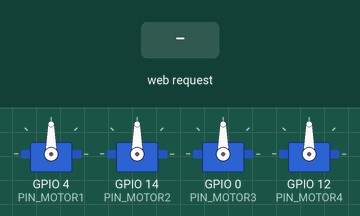
Simulated run of this sketch. Board: ESP8266 (NodeMCU). Parts: 4 × servo. The test bench sets the inputs (shaded band). WiFi joins after 1.5 s; servers stay silent unless stated; what the sketch prints to the serial monitor is not drawn.

Above: at 4.7 s.
4.8 s: HTTP request GET /direction?dir=avant received
At 5.7 s:
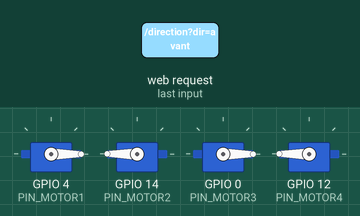
6.3 s: HTTP request GET /moteur1 received
At 6.9 s:
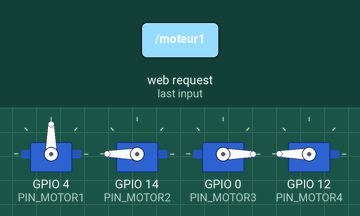
7.8 s: HTTP request GET /moteur2 received
At 9.0 s:
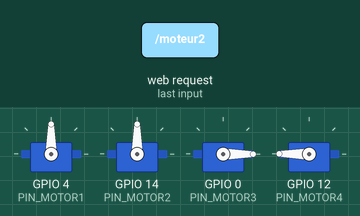
9.3 s: HTTP request GET /moteur3 received
At 10.4 s:
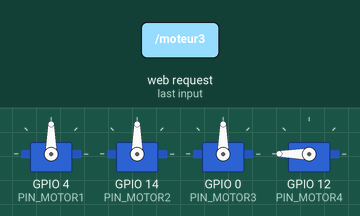
10.8 s: HTTP request GET /direction?dir=arriere received
At 11.5 s:
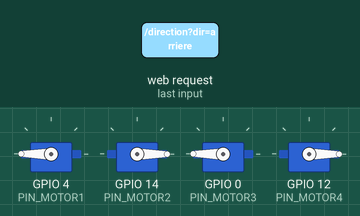
12.3 s: HTTP request GET /moteur4 received
At 12.7 s:
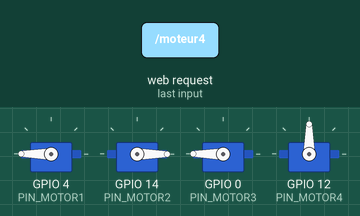
Timing chart, 0 to 14.8 s (numbered marks = the images above; inputs shaded):
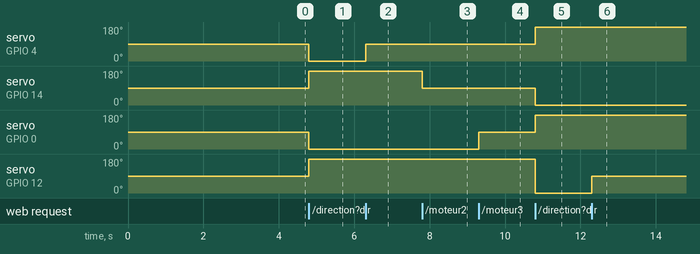

Measured:
- after the input at 4.8 s, servo on GPIO 4 (PIN_MOTOR1), servo on GPIO 0 (PIN_MOTOR3): 90° → 0° at once; servo on GPIO 14 (PIN_MOTOR2), servo on GPIO 12 (PIN_MOTOR4): 90° → 180° at once
- after the input at 6.3 s, servo on GPIO 4 (PIN_MOTOR1): 0° → 90° at once
- after the input at 7.8 s, servo on GPIO 14 (PIN_MOTOR2): 180° → 90° at once
- after the input at 9.3 s, servo on GPIO 0 (PIN_MOTOR3): 0° → 90° at once
- after the input at 10.8 s, servo on GPIO 4 (PIN_MOTOR1), servo on GPIO 0 (PIN_MOTOR3): 90° → 180° at once; servo on GPIO 14 (PIN_MOTOR2): 90° → 0° at once; servo on GPIO 12 (PIN_MOTOR4): 180° → 0° at once
- after the input at 12.3 s, servo on GPIO 12 (PIN_MOTOR4): 0° → 90° at once

The sketch:

sketch_sep29b.ino
```cpp
#include <ESP8266WiFi.h>
#include <ESP8266WebServer.h>
#include <ESP8266mDNS.h>
#include <Servo.h>

// Identifiants Wi-Fi
const char* ssid = "Habitant@KM0";
const char* password = "colloque2";
const char* mdnsName = "matteolecar";

//4 av droit
//0 arr droit
//12 arr gauche
//14 av gauche

// Définition des pins moteurs
#define PIN_MOTOR1 4 // D2 / GPIO4 //avant droit
#define PIN_MOTOR2 14 // D1 / GPIO5
#define PIN_MOTOR3 0
#define PIN_MOTOR4 12

Servo motor1;
Servo motor2;
Servo motor3;
Servo motor4;

ESP8266WebServer server(80);

// Fonctions de contrôle moteur
void handleMotor1() {
  String cmd = server.arg("cmd");
  if (cmd == "avant") motor1.write(0); // FS90R sens horaire
  else if (cmd == "arriere") motor1.write(180); // sens antihoraire
  else motor1.write(90); // stop
  server.send(200, "text/plain", "Moteur 1 : " + cmd);
}

void handleMotor2() {
  String cmd = server.arg("cmd");
  if (cmd == "avant") motor2.write(180);
  else if (cmd == "arriere") motor2.write(0);
  else motor2.write(90);
  server.send(200, "text/plain", "Moteur 2 : " + cmd);
}

void handleMotor3() {
  String cmd = server.arg("cmd");
  if (cmd == "avant") motor3.write(0);
  else if (cmd == "arriere") motor3.write(180);
  else motor3.write(90);
  server.send(200, "text/plain", "Moteur 3 : " + cmd);
}

void handleMotor4() {
  String cmd = server.arg("cmd");
  if (cmd == "avant") motor4.write(180);
  else if (cmd == "arriere") motor4.write(0);
  else motor4.write(90);
  server.send(200, "text/plain", "Moteur 4 : " + cmd);
}

// Fonction pour contrôler tous les moteurs ensemble
void handleDirection() {
  String dir = server.arg("dir");

  if (dir == "avant") {
    // Tous les moteurs en avant
    motor1.write(0);
    motor2.write(180);
    motor3.write(0);
    motor4.write(180);
  }
  else if (dir == "arriere") {
    // Tous les moteurs en arrière
    motor1.write(180);
    motor2.write(0);
    motor3.write(180);
    motor4.write(0);
  }
  else if (dir == "gauche") {
    // Tourner à gauche sur place: moteurs droits en avant, moteurs gauches en arrière
    motor1.write(0);    // avant droit -> avant
    motor3.write(0);   // arrière droit -> avant
    motor2.write(0);    // avant gauche -> arrière
    motor4.write(0);    // arrière gauche -> arrière
  }
  else if (dir == "droite") {
    // Tourner à droite sur place: moteurs gauches en avant, moteurs droits en arrière
    motor1.write(180);  // avant droit -> arrière
    motor3.write(180);  // arrière droit -> arrière
    motor2.write(180);  // avant gauche -> avant
    motor4.write(180);  // arrière gauche -> avant
  }
  else if (dir == "stop") {
    // Arrêter tous les moteurs
    motor1.write(90);
    motor2.write(90);
    motor3.write(90);
    motor4.write(90);
  }

  server.send(200, "text/plain", "Direction : " + dir);
}

void handleRoot() {
  String html = R"=====(
    <!DOCTYPE html>
    <html>
    <head>
      <meta charset="UTF-8">
      <meta name='viewport' content='width=device-width, initial-scale=1.0'>
      <style>
        body { font-family: Arial; text-align: center; margin-top: 50px; }
        button {
          padding: 15px 30px;
          margin: 10px;
          font-size: 16px;
          background-color: #007BFF;
          color: white;
          border: none;
          border-radius: 5px;
        }
        button:hover { background-color: #0056b3; }
        .info { color: #666; font-size: 14px; margin-top: 30px; }
        .link-btn {
          display: inline-block;
          padding: 20px 40px;
          margin: 20px;
          font-size: 18px;
          background-color: #28a745;
          color: white;
          text-decoration: none;
          border-radius: 10px;
        }
        .link-btn:hover { background-color: #218838; }
      </style>
    </head>
    <body>
      <h2>Contrôle des moteurs FS90R</h2>
      <a href="/control" class="link-btn">🎮 Mode Contrôle Directionnel</a>
      <h3>Moteur 1</h3>
      <button onclick="sendCmd('/moteur1?cmd=avant')">Avant</button>
      <button onclick="sendCmd('/moteur1?cmd=stop')">Stop</button>
      <button onclick="sendCmd('/moteur1?cmd=arriere')">Arrière</button>
      <h3>Moteur 2</h3>
      <button onclick="sendCmd('/moteur2?cmd=avant')">Avant</button>
      <button onclick="sendCmd('/moteur2?cmd=stop')">Stop</button>
      <button onclick="sendCmd('/moteur2?cmd=arriere')">Arrière</button>
      <h3>Moteur 3</h3>
      <button onclick="sendCmd('/moteur3?cmd=avant')">Avant</button>
      <button onclick="sendCmd('/moteur3?cmd=stop')">Stop</button>
      <button onclick="sendCmd('/moteur3?cmd=arriere')">Arrière</button>
      <h3>Moteur 4</h3>
      <button onclick="sendCmd('/moteur4?cmd=avant')">Avant</button>
      <button onclick="sendCmd('/moteur4?cmd=stop')">Stop</button>
      <button onclick="sendCmd('/moteur4?cmd=arriere')">Arrière</button>
      <div class='info'>
        <p>Accessible via: http://robot.local</p>
      </div>
      <script>
        function sendCmd(url) {
          fetch(url).then(response => response.text()).then(console.log);
        }
      </script>
    </body>
    </html>
  )=====";
  server.send(200, "text/html", html);
}

void handleControl() {
  String html = R"=====(
    <!DOCTYPE html>
    <html>
    <head>
      <meta charset="UTF-8">
      <meta name='viewport' content='width=device-width, initial-scale=1.0'>
      <style>
        body {
          font-family: Arial;
          text-align: center;
          margin: 0;
          padding: 20px;
          background: linear-gradient(135deg, #667eea 0%, #764ba2 100%);
          min-height: 100vh;
        }
        h2 {
          color: white;
          margin-bottom: 30px;
        }
        .control-container {
          display: inline-block;
          background: rgba(255, 255, 255, 0.1);
          padding: 40px;
          border-radius: 20px;
          backdrop-filter: blur(10px);
        }
        .direction-pad {
          display: grid;
          grid-template-columns: 80px 80px 80px;
          grid-template-rows: 80px 80px 80px;
          gap: 10px;
          margin: 20px auto;
          width: fit-content;
        }
        .dir-btn {
          width: 80px;
          height: 80px;
          border: none;
          border-radius: 15px;
          font-size: 30px;
          cursor: pointer;
          background: rgba(255, 255, 255, 0.9);
          transition: all 0.2s;
          box-shadow: 0 4px 15px rgba(0,0,0,0.2);
        }
        .dir-btn:active {
          transform: scale(0.95);
          box-shadow: 0 2px 8px rgba(0,0,0,0.3);
        }
        .dir-btn:hover {
          background: white;
        }
        .stop-btn {
          background: #ff4757 !important;
          color: white;
          font-size: 20px;
          font-weight: bold;
        }
        .stop-btn:hover {
          background: #ff3838 !important;
        }
        #up { grid-column: 2; grid-row: 1; }
        #left { grid-column: 1; grid-row: 2; }
        #stop { grid-column: 2; grid-row: 2; }
        #right { grid-column: 3; grid-row: 2; }
        #down { grid-column: 2; grid-row: 3; }
        .back-link {
          display: inline-block;
          margin-top: 30px;
          padding: 15px 30px;
          background: rgba(255, 255, 255, 0.2);
          color: white;
          text-decoration: none;
          border-radius: 10px;
          font-size: 16px;
        }
        .back-link:hover {
          background: rgba(255, 255, 255, 0.3);
        }
        .status {
          color: white;
          margin-top: 20px;
          font-size: 18px;
          min-height: 30px;
        }
      </style>
    </head>
    <body>
      <h2>🎮 Contrôle Directionnel</h2>
      <div class='control-container'>
        <div class='direction-pad'>
          <button id='up' class='dir-btn' onmousedown="move('avant')" onmouseup="stop()" ontouchstart="move('avant')" ontouchend="stop()">⬆️</button>
          <button id='left' class='dir-btn' onmousedown="move('gauche')" onmouseup="stop()" ontouchstart="move('gauche')" ontouchend="stop()">⬅️</button>
          <button id='stop' class='dir-btn stop-btn' onclick="stop()">STOP</button>
          <button id='right' class='dir-btn' onmousedown="move('droite')" onmouseup="stop()" ontouchstart="move('droite')" ontouchend="stop()">➡️</button>
          <button id='down' class='dir-btn' onmousedown="move('arriere')" onmouseup="stop()" ontouchstart="move('arriere')" ontouchend="stop()">⬇️</button>
        </div>
        <div class='status' id='status'>Prêt</div>
      </div>
      <a href='/' class='back-link'>← Retour au menu principal</a>
      <script>
        function move(direction) {
          fetch('/direction?dir=' + direction)
            .then(response => response.text())
            .then(data => {
              document.getElementById('status').textContent = data;
            });
        }
        function stop() {
          fetch('/direction?dir=stop')
            .then(response => response.text())
            .then(data => {
              document.getElementById('status').textContent = 'Arrêté';
            });
        }
        // Support clavier
        document.addEventListener('keydown', function(e) {
          if (e.key === 'ArrowUp') move('avant');
          else if (e.key === 'ArrowDown') move('arriere');
          else if (e.key === 'ArrowLeft') move('gauche');
          else if (e.key === 'ArrowRight') move('droite');
          else if (e.key === ' ') stop();
        });
        document.addEventListener('keyup', function(e) {
          if (['ArrowUp', 'ArrowDown', 'ArrowLeft', 'ArrowRight'].includes(e.key)) {
            stop();
          }
        });
      </script>
    </body>
    </html>
  )=====";
  server.send(200, "text/html", html);
}

void setup() {
  delay(2000);
  Serial.begin(115200);

  motor1.attach(PIN_MOTOR1);
  motor2.attach(PIN_MOTOR2);
  motor3.attach(PIN_MOTOR3);
  motor4.attach(PIN_MOTOR4);
  motor1.write(90); // Stop
  motor2.write(90);
  motor3.write(90);
  motor4.write(90);

  WiFi.mode(WIFI_STA);
  WiFi.begin(ssid, password);
  Serial.print("Connexion WiFi");

  while (WiFi.status() != WL_CONNECTED) {
    delay(500);
    Serial.print(".");
  }

  Serial.println("\nConnecté !");
  Serial.print("IP locale : ");
  Serial.println(WiFi.localIP());

  if (MDNS.begin(mdnsName)) {
    Serial.println("mDNS démarré avec succès !");
    Serial.print("Accès via : http://");
    Serial.print("matteolecar");
    Serial.println(".local");
  } else {
    Serial.println("Erreur démarrage mDNS !");
  }
  MDNS.addService("http", "tcp", 80);

  server.on("/", handleRoot);
  server.on("/control", handleControl);
  server.on("/direction", handleDirection);
  server.on("/moteur1", handleMotor1);
  server.on("/moteur2", handleMotor2);
  server.on("/moteur3", handleMotor3);
  server.on("/moteur4", handleMotor4);
  server.begin();

  Serial.println("Serveur démarré");
}

void loop() {
  MDNS.update();

  server.handleClient();
}
```
